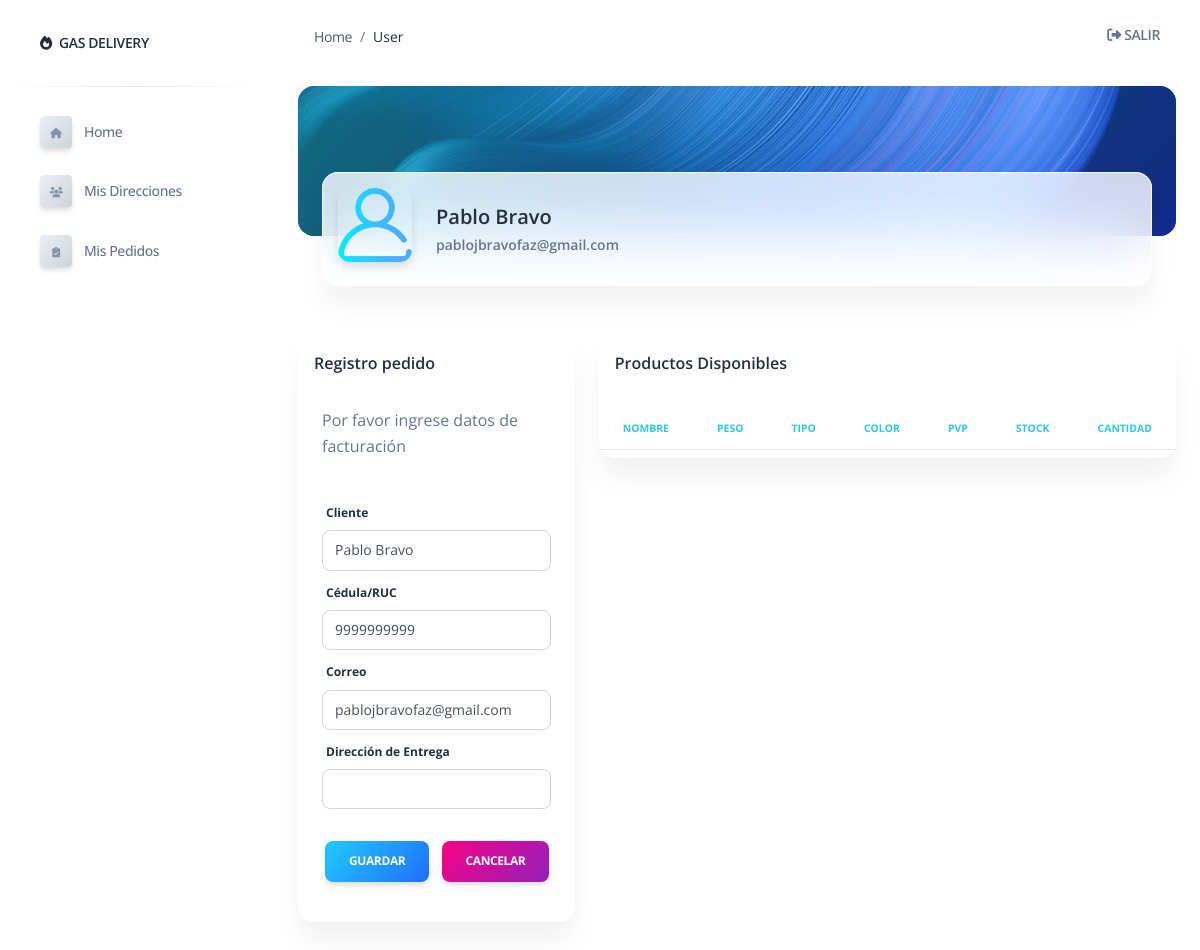
Before: /user/create_pedido (signed in) with the older database file.
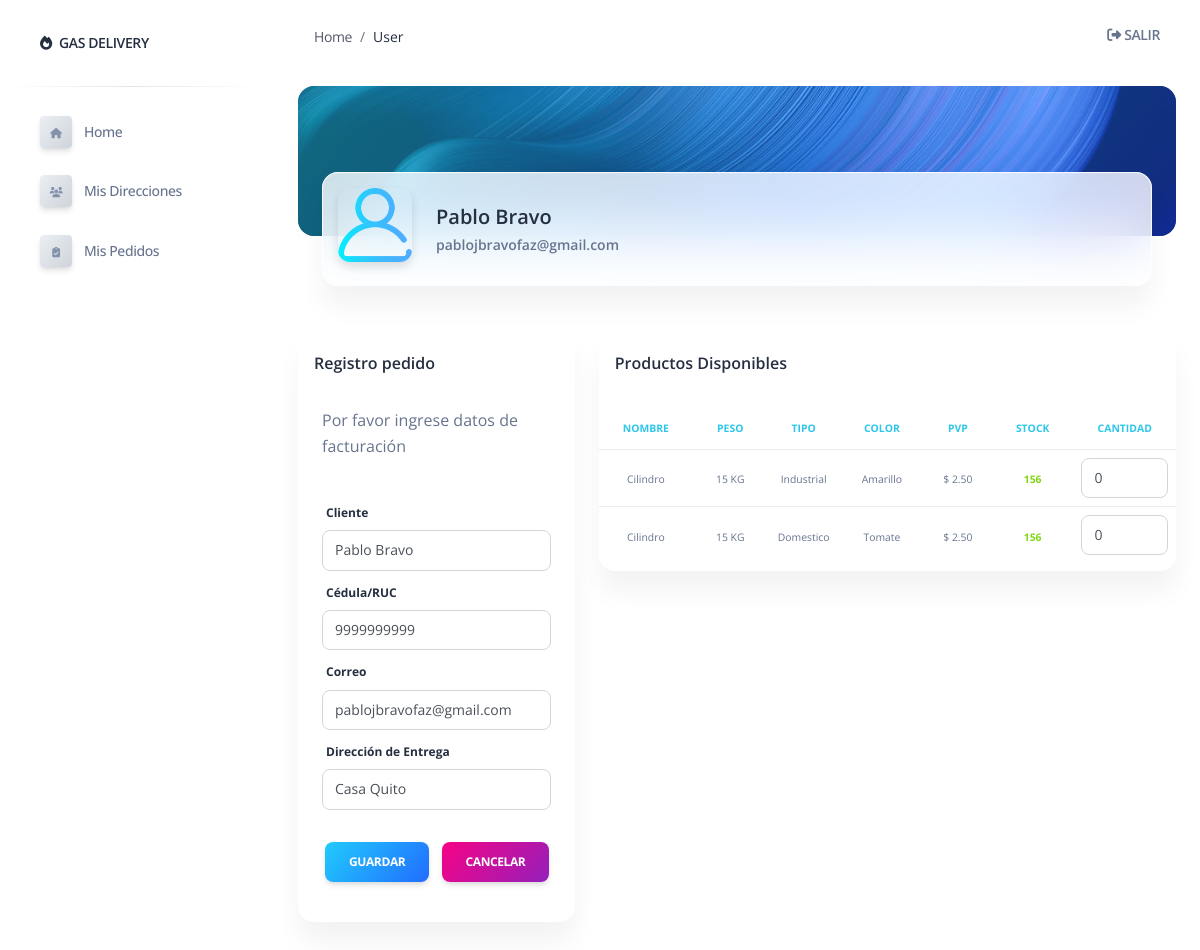
After: the same page with the newer database file.
### gasbravo/models.py (models this page shows)
class Producto (models.Model):
    nombre_prod = models.CharField(max_length=30)
    peso = models.CharField(max_length=2)
    tipo = models.CharField(max_length=25)
    color = models.CharField(max_length=25, null=True)
    precio_venta = models.DecimalField(
        max_digits=5, decimal_places=2, default=0.00, null=True)
    cantidad_stock = models.IntegerField(default=0)
    estado = models.BooleanField(default=True)
    created_at = models.DateField(auto_now_add=True)
    updated_at = models.DateField(auto_now=True)
    objects = ProductoManager()

### gasbravo/views.py (the view)
# urls.py: path('user/create_pedido', views.crear_pedido),
def crear_pedido(request):
    if 'logged_user' not in request.session:
        messages.error(request, "Please register or please log in first")
        return redirect('/')
    context = {
        'logged_user': User.objects.get(id=request.session['logged_user']),
        'all_prod': Producto.objects.filter(estado = 1, cantidad_stock__gt=0),
        'user_dir': Direccion.objects.filter(user_log_id=request.session['logged_user']),
    }
    return render(request, 'crearPedido.html', context)

### gasbravo/templates/crearPedido.html (shortened to what the changed rows need)
{% extends 'layouts/base-cl.html' %} {% block title %} Gestion Productos {% endblock title %}
{% block stylesheets %}{% endblock stylesheets %} {% block content %}
<div class="container-fluid py-4">
    <div class="row my-4">
        <div class="col-lg-4 col-md-6 mb-md-0">
            <div class="card mb-2">
                <div class=" col-md-12 d-flex flex-column">
                    <div class="card card-plain mt-1">
                        <div class="card-body">
                            <form role="form text-left" method="post" action="/user/procesar_pedido">
                                <div class="mb-2">
                                    <select class="form-control" name="direccion" id="direccion">
                                    {% for dir in user_dir %}
                                     <option value={{dir.id}}>{{dir.nombre_dir}}</option>
                                    {% endfor %}
                                    </select>
                                </div>
                        </div>
                    </div>
                </div>
            </div>
        </div>
        <div class="col-lg-8 col-md-6">
            <div class="card mb-2">
                <div class="card-body px-0 pb-2">
                    <div class="table-responsive">
                        <table class="table align-items-center mb-0">
                            <thead>
                                <tr>
                                    <th class="text-center text-uppercase text-info text-xxs font-weight-bolder opacity-9">Nombre</th>
                                    <th class="text-center text-uppercase text-info text-xxs font-weight-bolder opacity-9">Peso</th>
                                    <th class="text-center text-uppercase text-info text-xxs font-weight-bolder opacity-9">Tipo</th>
                                    <th class="text-center text-uppercase text-info text-xxs font-weight-bolder opacity-9">Color</th>
                                    <th class="text-center text-uppercase text-info text-xxs font-weight-bolder opacity-9">PVP</th>
                                    <th class="text-center text-uppercase text-info text-xxs font-weight-bolder opacity-9">Stock</th>
                                    <th class="text-center text-uppercase text-info text-xxs font-weight-bolder opacity-9">Cantidad</th>
                                </tr>
                            </thead>
                            <tbody>
                                {% for prod in all_prod%}
                                <tr>
                                    <td class="align-middle text-center text-sm">
                                        <span class="text-xxs ">{{prod.nombre_prod}}</span>
                                    </td>
                                    <td class="align-middle text-center text-sm">
                                        <span class="text-xxs"> {{prod.peso}} </span>
                                    </td>
                                    <td class="align-middle text-center text-sm">
                                        <span class="text-xxs">{{prod.tipo}} </span>
                                    </td>
                                    <td class="align-middle text-center text-sm">
                                        <span class="text-xxs ">{{prod.color}}</span>
                                    </td>
                                    <td class="align-middle text-center text-sm">
                                        <span class="text-xxs ">$ {{prod.precio_venta}}</span>
                                    </td>
                                    <td class="align-middle text-center text-sm">
                                        {% if prod.cantidad_stock == 0%}
                                        <span class="text-xxs text-danger font-weight-bolder">{{prod.cantidad_stock}}</span> {% else %}
                                        <span class="text-xxs text-success font-weight-bolder">{{prod.cantidad_stock}}</span> {% endif %}
                                    </td>
                                    <td class="align-left text-center text-xxs">
                                        <input type="number" min="0" max="{{prod.cantidad_stock}}" class="form-control" value="0" name="{{prod.id}}" required>
                                    </td>
                                </tr>
                                {% endfor %}
                            </tbody>
                        </table>
                    </div>
                </div>
            </div>
        </div>
    </div>
</div>
{% endblock content %}

Changed rows visible on the page:
added Producto: nombre_prod "Cilindro", peso "15 KG", tipo "Industrial", color "Amarillo", precio_venta "2.50", cantidad_stock "156"
added Producto: nombre_prod "Cilindro", peso "15 KG", tipo "Domestico", color "Tomate", precio_venta "2.50", cantidad_stock "156"
Other visible differences:
form field direccion: (not shown) → "Casa Quito"
